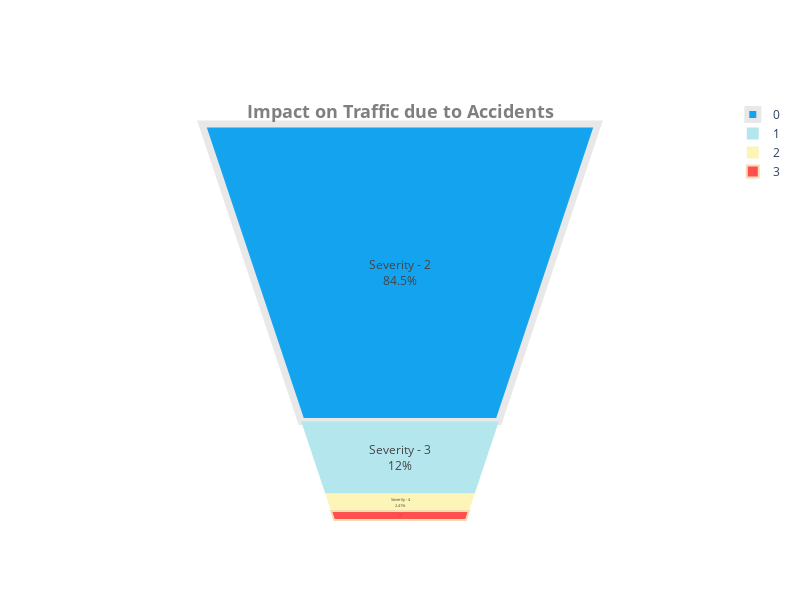

The cell this chart's notebook holds for it:
### Code cell
fig = go.Figure(go.Funnelarea(
    text=["Severity - 2", "Severity - 3", "Severity - 4", "Severity - 1"],
    values=severity_df.Cases,
    title={"position": "top center", 
           "text": "<b>Impact on Traffic due to Accidents</b>", 
           'font': {'size': 18, 'color': "#7f7f7f"}},
    marker={"colors": ['#14a3ee', '#b4e6ee', '#fdf4b8', '#ff4f4e'],
            "line": {"color": ["#e8e8e8", "wheat", "wheat", "wheat"], "width": [7, 0, 0, 2]}}
))

# Adjusting the plot size
fig.update_layout(width=800, height=600)
fig.show()

### Figure 1 — Plotly figure (JSON) as saved in the notebook; plotly's stock layout.template omitted (floating-point values rounded to 4 significant figures)
{"data": [{"marker": {"colors": ["#14a3ee", "#b4e6ee", "#fdf4b8", "#ff4f4e"], "line": {"color": ["#e8e8e8", "wheat", "wheat", "wheat"], "width": [7, 0, 0, 2]}}, "text": ["Severity - 2", "Severity - 3", "Severity - 4", "Severity - 1"], "title": {"font": {"color": "#7f7f7f", "size": 18}, "position": "top center", "text": "<b>Impact on Traffic due to Accidents</b>"}, "type": "funnelarea", "values": [4591389, 650504, 130987, 62444]}], "layout": {"height": 600, "width": 800}}
